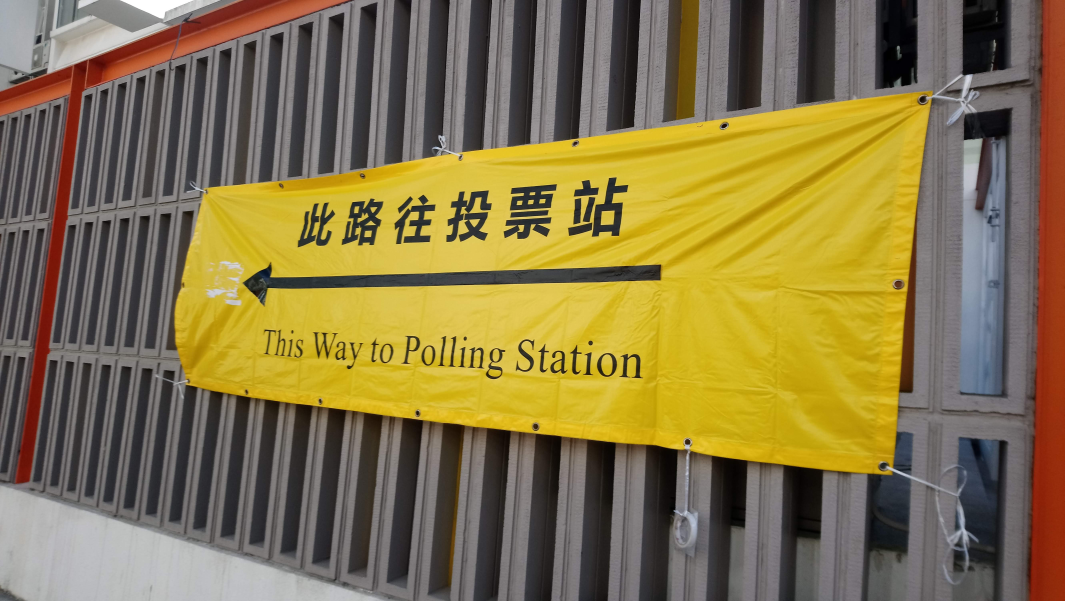
#> input picture Day008_sobel_gaussian_blur_HW/point out.JPG, 5325 x 3004 px, found by its file name (shown at 1/5 size)
$ python Day_08.py
#> lines starting #> are read from the running program, lines starting #| are printed output that depends on the picture
#load package and photo

from cv2 import cv2 as cv
import numpy as np

img = cv.imread('point out.jpg', cv.IMREAD_COLOR)
#> img is the input picture: shape (3004, 5325, 3); mean B, G, R 74.5, 118.1, 133.9
img_resize_color = cv.resize(img, (1600,900))
#image blur
img_blur = cv.GaussianBlur(img_resize_color, (11,11), 0)


img_gray = cv.imread('point out.jpg', cv.IMREAD_GRAYSCALE)
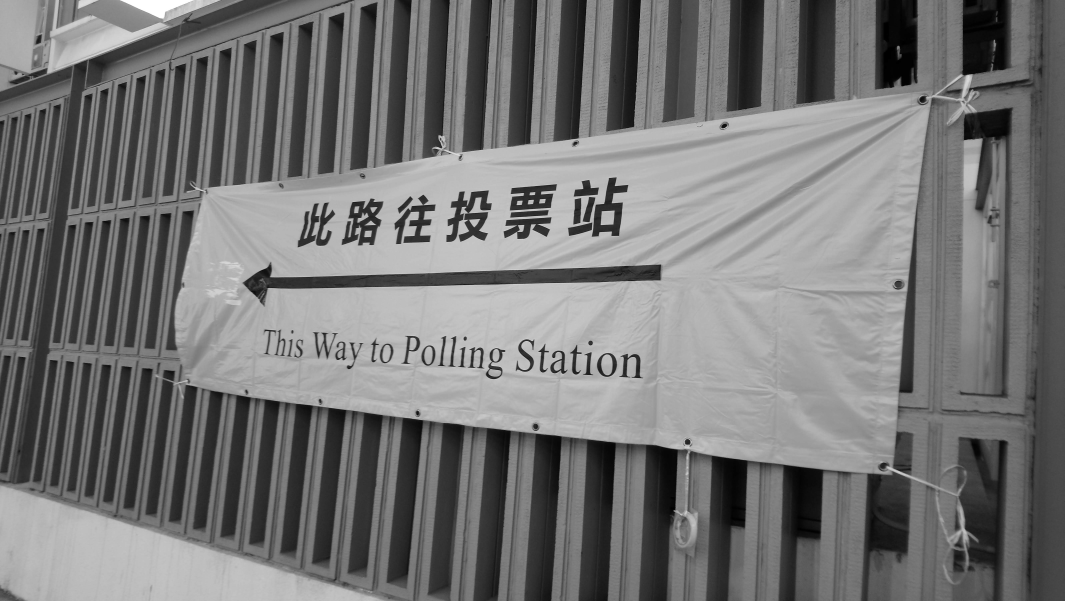
#> img_gray: shape (3004, 5325) (shown at 1/5 size); min 0, max 255, mean 117.8
img_resize_gray = cv.resize(img_gray, (1600, 800))
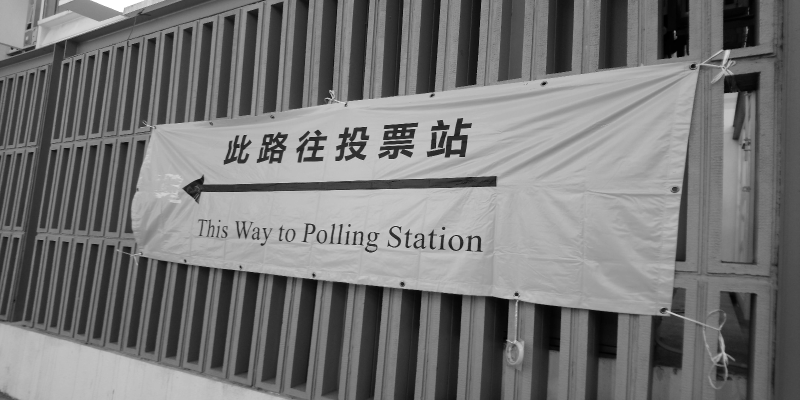
#> img_resize_gray: shape (800, 1600) (shown at 1/2 size); min 0, max 255, mean 117.7

# sobel the image, "CV_8U", diff = 1, write it.
img_x = cv.Sobel(img_resize_gray, cv.CV_8U, dx = 1, dy = 0, ksize = 5)
img_y = cv.Sobel(img_resize_gray, cv.CV_8U, dx = 0, dy = 1, ksize = 5)
img_x = cv.convertScaleAbs(img_x)
img_y = cv.convertScaleAbs(img_y)
img_combine = cv.addWeighted(img_x, 0.5, img_y, 0.5, 0 )
cv.imwrite('point out_sobel_CV8U.jpg', img_combine)

# sobel the image, diff = 1, write it.
img_x = cv.Sobel(img_resize_gray, cv.CV_16S, dx = 1, dy = 0, ksize = 5)
img_y = cv.Sobel(img_resize_gray, cv.CV_16S, dx = 0, dy = 1, ksize = 5)
img_x = cv.convertScaleAbs(img_x)
img_y = cv.convertScaleAbs(img_y)
img_combine = cv.addWeighted(img_x, 0.5, img_y, 0.5, 0 )
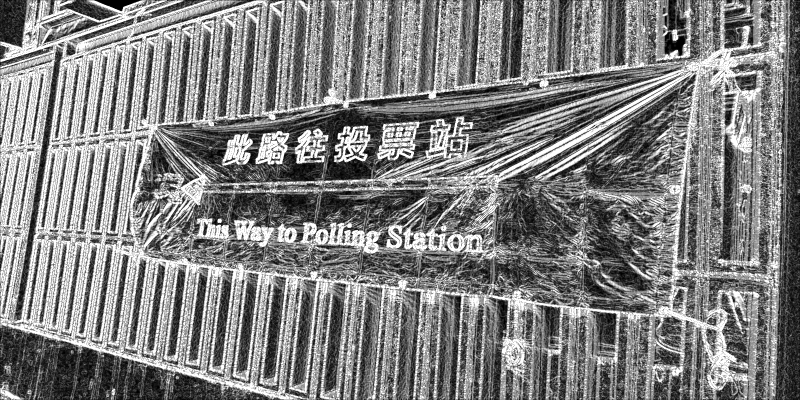
#> img_combine: shape (800, 1600) (shown at 1/2 size); min 0, max 255, mean 128.8
cv.imwrite('point out_sobel_diff01.jpg', img_combine)

# sobel the image, diff = 2, write it.
img_x = cv.Sobel(img_resize_gray, cv.CV_16S, dx = 2, dy = 0, ksize = 5)
img_y = cv.Sobel(img_resize_gray, cv.CV_16S, dx = 0, dy = 2, ksize = 5)
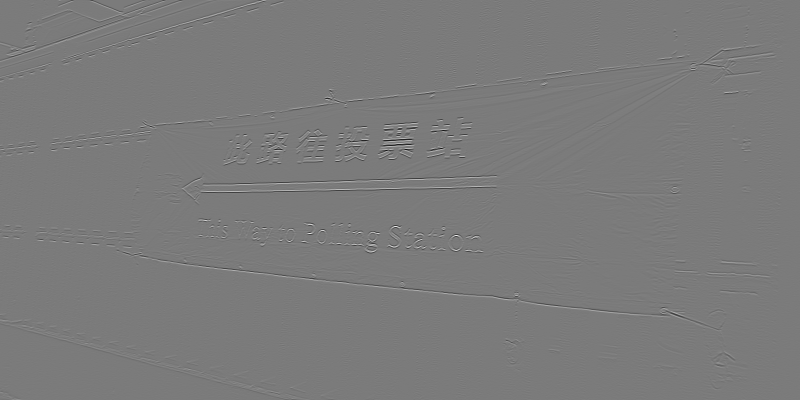
#> img_y: shape (800, 1600) int16 (shown at 1/2 size); min -5459, max 5838, mean 0; drawn with min black and max white

img_x = cv.convertScaleAbs(img_x)
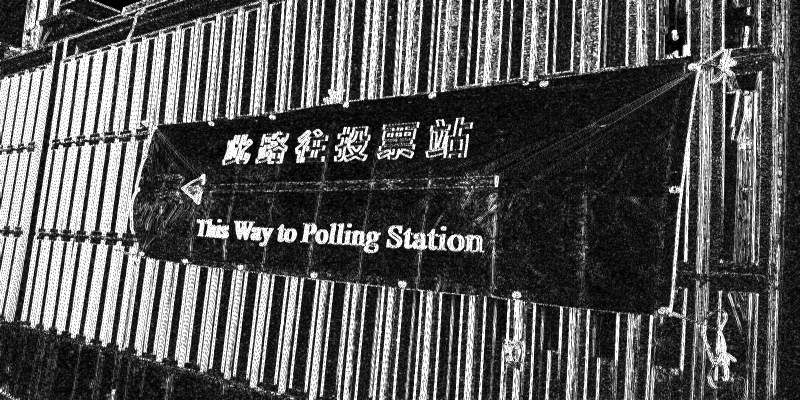
#> img_x: shape (800, 1600) (shown at 1/2 size); min 0, max 255, mean 88.8
img_y = cv.convertScaleAbs(img_y)
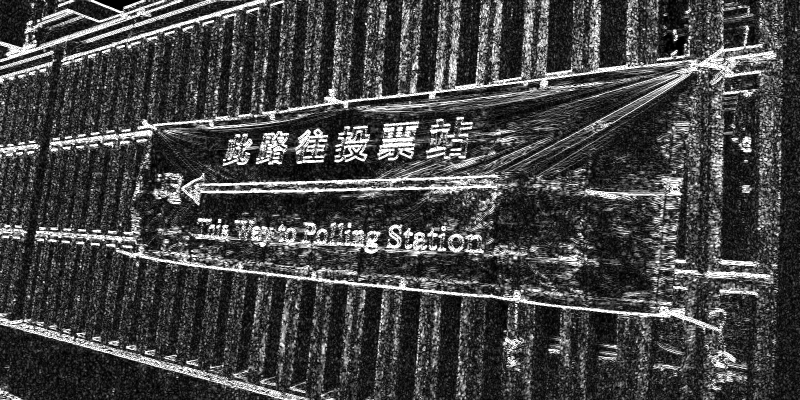
#> img_y: shape (800, 1600) (shown at 1/2 size); min 0, max 255, mean 68.4
img_combine = cv.addWeighted(img_x, 0.5, img_y, 0.5, 0 )
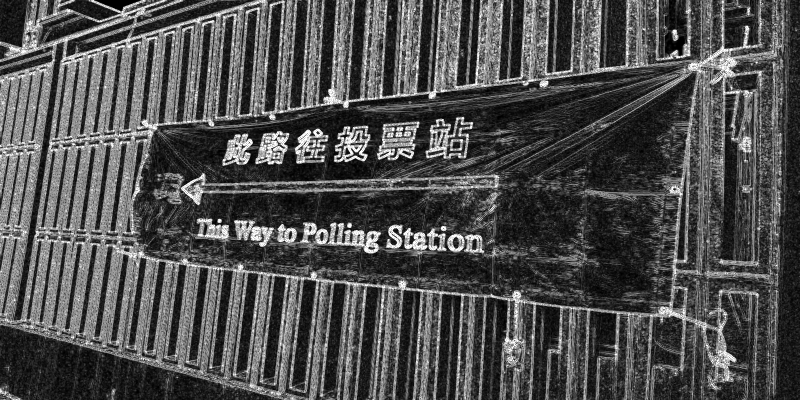
#> img_combine: shape (800, 1600) (shown at 1/2 size); min 0, max 255, mean 78.6
cv.imwrite('point out_sobel_diff02.jpg', img_combine)

# show and write the photo
cv.imwrite('point out_blur.jpg', img_blur)
cv.imwrite('point out_sobel.jpg', img_combine)

cv.imshow('win',img_combine)
cv.waitKey(0)
cv.destroyAllWindows()
